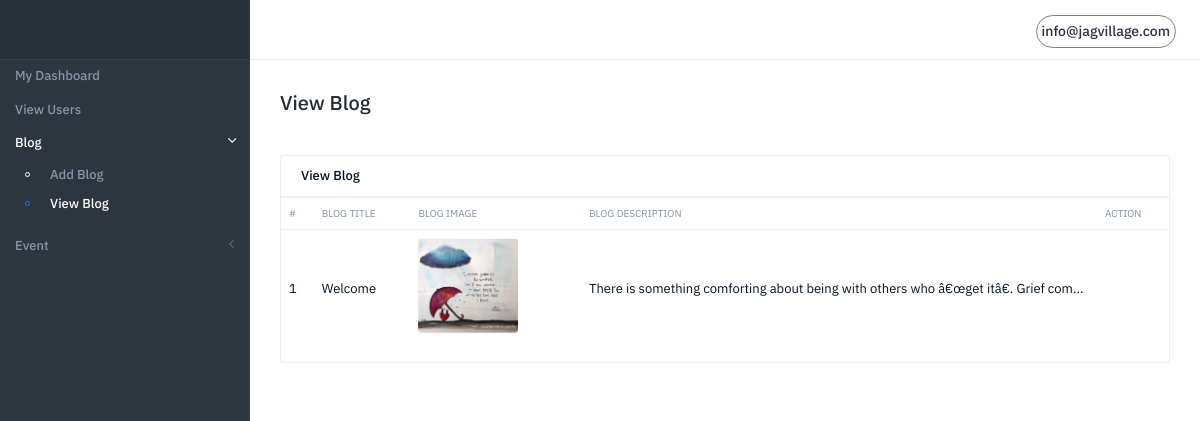
/admin/view-blog.php (signed in), run on the app's committed database.
### tables this page shows
CREATE TABLE `blog` (
  `blog_id` int(11) NOT NULL,
  `blog_title` text DEFAULT NULL,
  `blog_img` text DEFAULT NULL,
  `blog_desc` longtext DEFAULT NULL
);

### admin/view-blog.php (the view, shortened to what this page needs)
<?php
require('../db.php');
if (!empty($_SESSION['admin_email'])) {
?>
   <!DOCTYPE html>
   <html lang="zxx">
   <head>
      <link type="text/css" rel="stylesheet" href="assets/plugins/daterangepicker/daterangepicker.css" />
      <link type="text/css" rel="stylesheet" href="assets/plugins/chartist/chartist.css">
      <link type="text/css" rel="stylesheet" href="assets/plugins/jqvmap/jquery-jvectormap-2.0.2.css">
      <link type="text/css" rel="stylesheet" href="assets/css/style.css" />
   </head>
   <body>
      <div class="page-container">
         <?php include('sidebar.php'); ?>
         <div class="page-content">
            <div class="page-header">
               <nav class="navbar navbar-default">
                  <div class="navbar-header">
                     <div class="navbar-brand">
                        <ul class="list-inline">
                        </ul>
                     </div>
                  </div>
                  <div class="header-right pull-right">
                     <ul class="list-inline justify-content-end">
                        <li class="list-inline-item dropdown" style="border: 1px solid #808080; padding: 5px; border-radius: 20px;">
                           <a href="#" role="button" data-toggle="dropdown" aria-haspopup="true" aria-expanded="false">
                              <?php
                              if (!empty($_SESSION['admin_email'])) {
                                 echo '' . $_SESSION['admin_email'];
                              }
                              ?>
                           </a>
                        </li>
                     </ul>
                  </div>
               </nav>
            </div>
            <div class="page-inner">
               <div class="wrapper">
                  <div class="pageheader pd-t-25 pd-b-35">
                     <div class="d-flex justify-content-between">
                        <div class="clearfix">
                           <div class="pd-t-5 pd-b-5">
                              <h1 class="pd-0 mg-0 tx-20 tx-dark">View Blog</h1>
                           </div>
                        </div>
                     </div>
                  </div>
                  <div class="row clearfix">
                     <div class="col-md-12 col-lg-12">
                        <div class="card mg-b-30">
                           <div class="card-header">
                              <div class="d-flex justify-content-between align-items-center">
                                 <div>
                                    <h6 class="card-header-title tx-13 mb-0">View Blog</h6>
                                 </div>
                              </div>
                           </div>
                           <div class="card-body pd-0">
                              <div class="table-responsive">
                                 <table class="table table-hover">
                                    <thead>
                                       <tr>
                                          <th>#</th>
                                          <th>Blog Title</th>
                                          <th>Blog Image</th>
                                          <th width="1%">Blog Description</th>
                                          <th>Action</th>
                                       </tr>
                                    </thead>
                                    <tbody>
                                       <?php
                                       $sql = "select * from blog";
                                       $run = mysqli_query($con, $sql);
                                       $i = 0;
                                       while ($row = mysqli_fetch_array($run)) {
                                          $i++;
                                       ?>
                                          <tr>
                                             <td><?php echo $i; ?></td>
                                             <td><?php echo $row['blog_title']; ?></td>
                                             <td>
                                                <div class="avatar avatar-xxl mr-2"><img src="./upload/blog/<?php echo $row['blog_img']; ?>" alt="" class="rounded"></div>
                                             </td>
                                             <td>
                                                <div style="white-space: nowrap; width: 500px; overflow: hidden;text-overflow: ellipsis; "><?php echo $row['blog_desc']; ?></div>
                                             </td>
                                             <td class="">
                                             </td>
                                          </tr>
                                       <?php }
                                       ?>
                                    </tbody>
                                 </table>
                              </div>
                           </div>
                        </div>
                     </div>
                  </div>
               </div>
            </div>
         </div>
      </div>
   </body>
   </html>
<?php
} else {
   header('Location: login.php');
}
?>

### data on the page
blog: blog_title "Welcome", blog_img (picture), blog_desc "There is something comforting about being with others who â€œget itâ€. Grief com…"

### other printed values
$_SESSION['admin_email'] "info@jagvillage.com"
